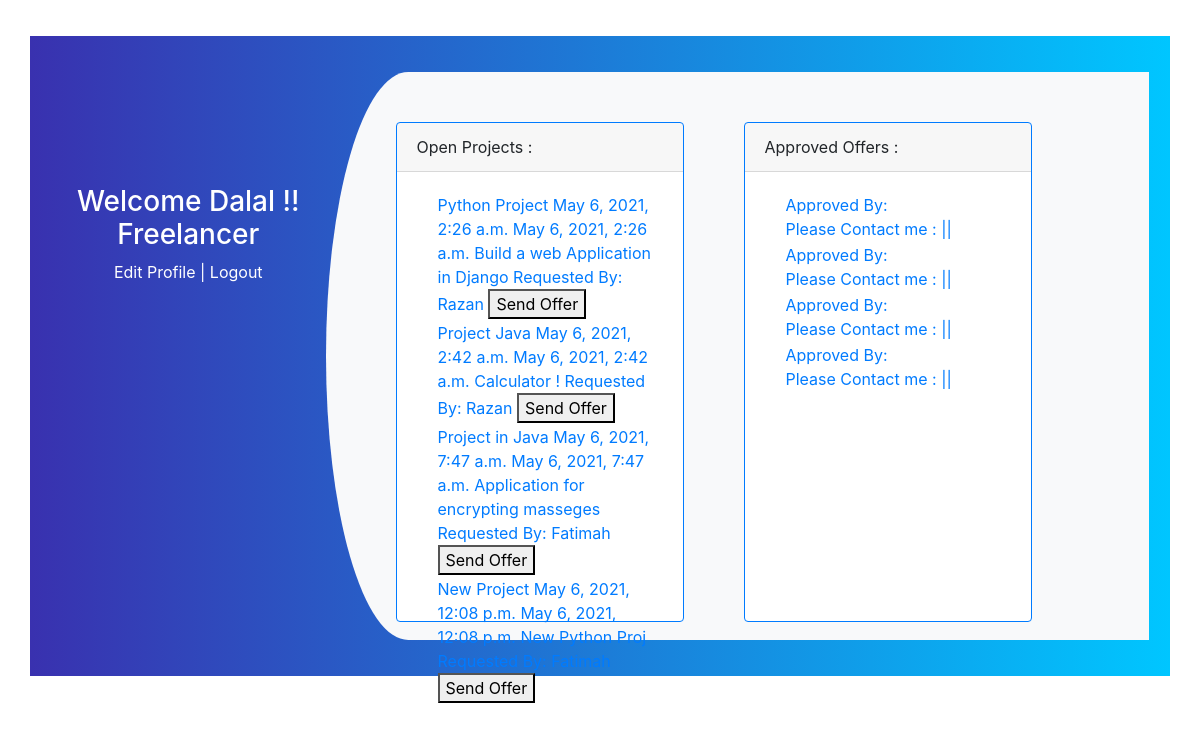
Page /freelancer (signed in) on the committed database.
### app/models.py (models this page shows)
class Freelancer(models.Model):
    fname = models.CharField(max_length=30)
    lname = models.CharField(max_length=30)
    phone_no= models.IntegerField()
    email = models.CharField(max_length=30)
    category=models.CharField(max_length=30)
    password = models.CharField(max_length=30)
    created_at = models.DateTimeField(auto_now_add=True)
    updated_at = models.DateTimeField(auto_now=True)
    objects = UserManager()

class Project(models.Model):
    proj_name = models.CharField(max_length=250)
    freelancer=models.ForeignKey(Freelancer, related_name="freelancer" ,on_delete = models.CASCADE, null=True)
    customer=models.ForeignKey(Customer, related_name="customer" ,on_delete = models.CASCADE)
    start_date=models.DateTimeField(auto_now_add=True)
    deadline = models.DateTimeField(auto_now=True)
    discription = models.CharField(max_length=230)
    created_at = models.DateTimeField(auto_now_add=True)
    updated_at = models.DateTimeField(auto_now=True)

class Customer(models.Model):
    fname = models.CharField(max_length=30)
    lname = models.CharField(max_length=30)
    phone_no= models.IntegerField()
    email = models.CharField(max_length=30)
    password = models.CharField(max_length=30)
    created_at = models.DateTimeField(auto_now_add=True)
    updated_at = models.DateTimeField(auto_now=True)
    objects = CostumerManager()

class Request(models.Model):
    request = models.CharField(max_length=250)
    offer_from=models.ForeignKey(Freelancer, related_name="request" ,on_delete = models.CASCADE,null=True)
    customer=models.ForeignKey(Customer, related_name="customer1" ,on_delete = models.CASCADE,null=True)
    project=models.ForeignKey(Project, related_name="project" ,on_delete = models.CASCADE,null=True)
    created_at = models.DateTimeField(auto_now_add=True)
    updated_at = models.DateTimeField(auto_now=True)

### app/views.py (the view)
# urls.py: path('freelancer' , views.freelancer),
def freelancer(request):
    context = {
        'all_users' : Freelancer.objects.all(),
        'all_projects': Project.objects.all(),
        'all_request': Request.objects.all()
    }
    return render(request, 'freelancer.html',context)

### app/templates/freelancer.html (shortened to what this page needs)
<!DOCTYPE html>
<html lang="en">
<head>
    {% load static %}
    <link rel="stylesheet" href="{% static 'style.css' %}">
    <link rel="stylesheet" href="https://cdnjs.cloudflare.com/ajax/libs/twitter-bootstrap/4.3.1/css/bootstrap.min.css">
</head>
<body>
    <div class="container register">
        <div class="row">
            <div class="col-md-3 register-left">
                <img src="C:\Users\Rooz albasha\Desktop\project\weather\log in logo.jpg" alt="">
                <h3>Welcome {{request.session.fname}} !! Freelancer
                </h3>
                <a href='edit_account/{{request.session.uid}}'>Edit Profile </a>|
                <a href='/logout'>Logout</a>
            </div>
            <div class="col-md-9 register-right">
                <div class="card border-primary mb-2" style="max-width: 18rem;">
                    <div class="card-header">Open Projects :</div>
                        <div class="card-body text-primary">
                            {% for proj in all_projects  %}
                            <table>
                                <tr>
                                    <td>{{proj.proj_name}}
                                        {{proj.start_date}}
                                        {{proj.deadline}}
                                        {{proj.discription}}
                                        Requested By: {{proj.customer.fname}}
                                        <a href="/accept_req"><button>Send Offer</button></a>
                                    </td>
                                </tr>
                                {% endfor %}
                            </table>
                        </div>
                </div>
                <div class="card border-primary mb-2" style="max-width: 18rem;">
                    <div class="card-header">Approved Offers :</div>
                        <div class="card-body text-primary">
                            {% for offer in all_request %}
                            {% if offer.offer_from.id == request.session.uid %}
                            <table>
                                <tr>
                                    <td> {{offer.proj_name}}
                                        Approved By: <b>{{offer.customer.fname}} {{offer.customer.lname}}</b><br>
                                        Please Contact me : {{offer.customer.phone_no}}||{{offer.customer.email}}
                                    </td>
                                </tr>
                                {% endif %}
                                {% endfor %}
                            </table>
                        </div>
                </div>
            </div>
    </div>
</body>
</html>

### app/static/style.css (style rules this page uses)
.register { background: -webkit-linear-gradient(left, #3931af, #00c6ff); margin-top: 3%; padding: 3%; }
.register-left { text-align: center; color: #fff; margin-top: 4%; }
.register-right { background: #f8f9fa; border-top-left-radius: 10% 50%; border-bottom-left-radius: 10% 50%; }
.register-left img { margin-top: 15%; margin-bottom: 5%; width: 25%; -webkit-animation: mover 2s infinite alternate; animation: mover 1s infinite alternate; }

### app/templates/freelancer.html (style rules this page uses)
.register { background: -webkit-linear-gradient(left, #3931af, #00c6ff); margin-top: 3%; padding: 3%; }
.register-left { height: 300px; text-align: center; color: #fff; margin-top: 4%; }
.register-right { background: #f8f9fa; border-top-left-radius: 10% 50%; border-bottom-left-radius: 10% 50%; padding: 10px; display: flex; }
.register-left img { margin-top: 15%; margin-bottom: 5%; width: 25%; -webkit-animation: mover 2s infinite alternate; animation: mover 1s infinite alternate; }
a { color:white; }
img { width: 200px; padding: 10px; margin-top: 10px; margin-left: 30px; }
table { padding: 40px; margin-left: 20px; }
.card { margin-top: 40px; margin-left: 60px; height:500px; width: 400px; }

### rows in the picture
Freelancer: session.fname "Dalal"
Project: proj_name "Python Project", start_date "May 6, 2021, 2:26 a.m.", deadline "May 6, 2021, 2:26 a.m.", discription "Build a web Application in Django", customer.fname "Razan"
Project: proj_name "Project Java", start_date "May 6, 2021, 2:42 a.m.", deadline "May 6, 2021, 2:42 a.m.", discription "Calculator !", customer.fname "Razan"
Project: proj_name "Project in Java", start_date "May 6, 2021, 7:47 a.m.", deadline "May 6, 2021, 7:47 a.m.", discription "Application for encrypting masseges", customer.fname "Fatimah"
Project: proj_name "New Project", start_date "May 6, 2021, 12:08 p.m.", deadline "May 6, 2021, 12:08 p.m.", discription "New Python Proj"
